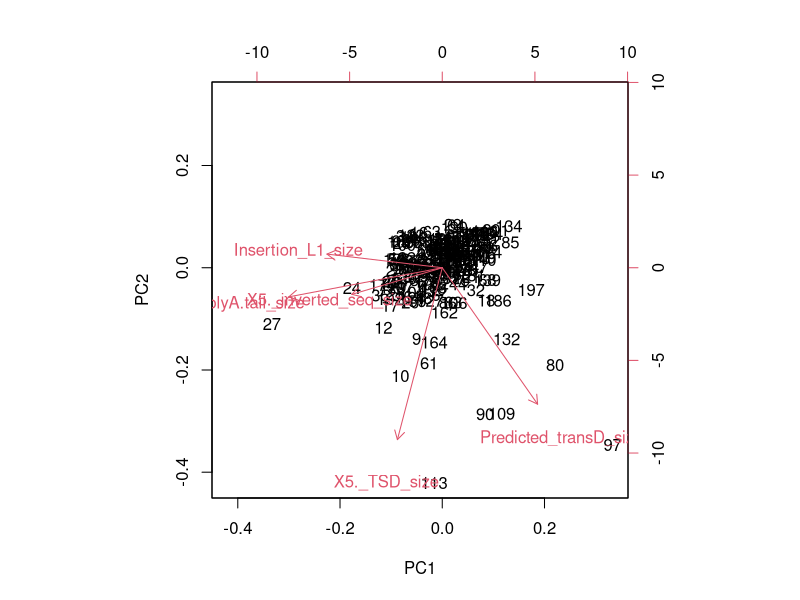
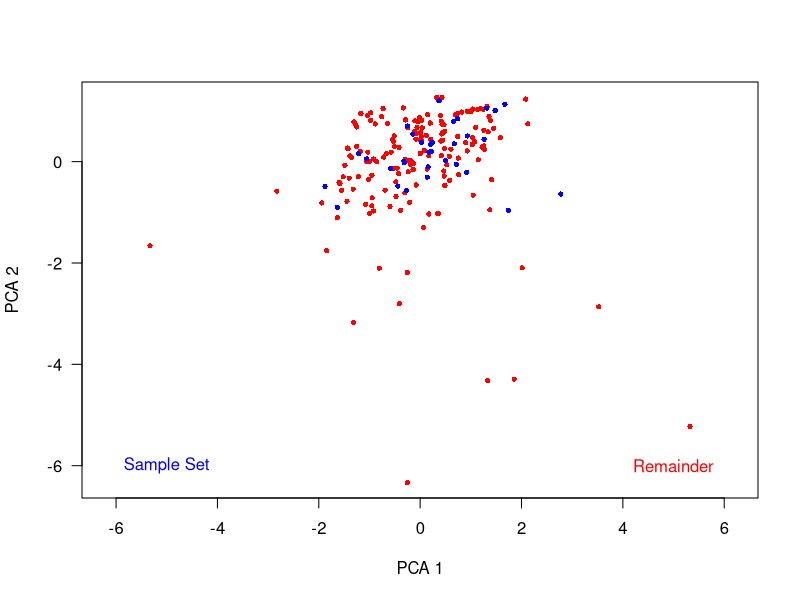

These charts were generated, in order, by the following R code:

# complete data set 203 elements and sample set elments in different color

l1charac <- read.table('zhou.tsv',header=TRUE)

l1charac$sample <- as.factor("false")

samplel1charac <- read.table('zhou-set.tsv',header=TRUE)

samplel1charac$sample <- as.factor("true")

AllData <- rbind(l1charac,samplel1charac)

t <- AllData[,c(2:6)]
t$TYPE <- as.factor(AllData$TYPE)

scale_t <- as.data.frame(scale(t[,c(1:5)]))
scale_t$TYPE <- t$TYPE

pc <- prcomp(scale_t[,-6])
print(pc)
summary(pc)

biplot(pc)
loadings <- pc$rotation
scores <- pc$x
#rownames(loadings) <- colnames(t)
dev.new(height=7, width=7)


SAMPLE <- AllData$sample == "true"
NonSAMPLE <- AllData$sample == "false"

plot(scores[, 1], scores[, 2], xlab='PCA 1', ylab='PCA 2', type='n', asp=1, las=1)
points(scores[NonSAMPLE, 1], scores[NonSAMPLE, 2], pch=16, cex=0.7, col='red')
points(scores[SAMPLE, 1], scores[SAMPLE, 2], pch=16, cex=0.7, col='blue')
text(-5, -6, 'Sample Set', col='blue')
text(5, -6, 'Remainder', col='red')
